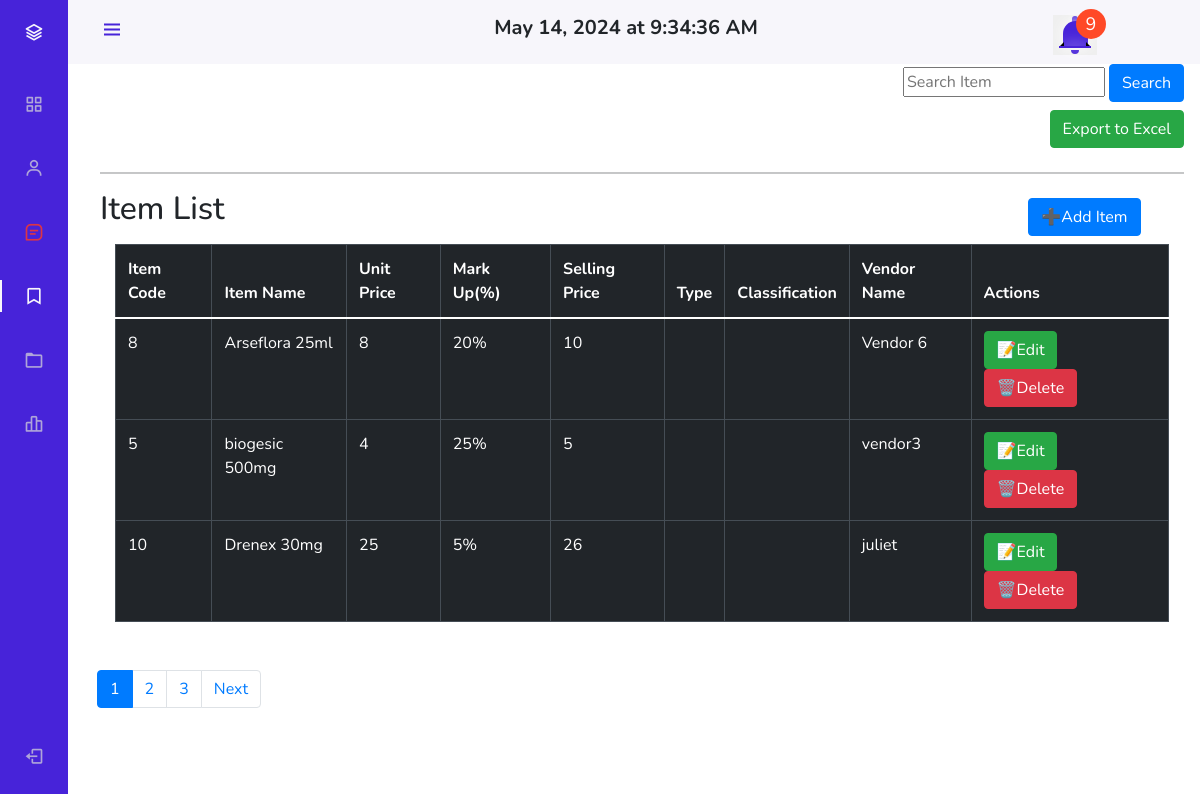
The app's page /pages/admin/admin_view_items.php with its own data.
### tables this page shows
CREATE TABLE `items` (
  `code` int(11) NOT NULL,
  `item_name` varchar(50) NOT NULL,
  `what_for` varchar(256) NOT NULL,
  `unit_price` double NOT NULL,
  `mark_up` int(2) NOT NULL,
  `price` double NOT NULL,
  `type` varchar(256) NOT NULL,
  `classification` varchar(256) NOT NULL,
  `vendor_name` varchar(250) NOT NULL
);

### pages/admin/admin_view_items.php (the view, shortened to what this page needs)
<!DOCTYPE html>
<html lang="en">
<head>
    <?php include "ham.php"; ?>
    <div class="d-flex flex-row-reverse">
        <form method='GET' action='../../actions/admin/admin_search_item.php'>
            <input type='text' name='search' placeholder="Search Item">
            <input type='submit' class="btn btn-primary" name='item_search' value='Search'>
        </form>
    </div>
    <div class="d-flex flex-row-reverse mt-2">
        <button id='exportExcelBtn' class='btn btn-success mb-2'>Export to Excel</button>
    </div>
    <hr>
    <?php
    include '../../database/config.php';
    $limit = 3;
    $page = isset($_GET['page']) ? $_GET['page'] : 1;
    $offset = ($page - 1) * $limit;
    $total_items = mysqli_num_rows(mysqli_query($conn, "SELECT * FROM items"));
    $total_pages = ceil($total_items / $limit);
    $data = "SELECT * FROM items ORDER BY item_name ASC LIMIT $offset, $limit";
    $result = mysqli_query($conn, $data);
    echo "<div class='row justify-content-between'>
        <div class='col-2'> <h2>Item List</h2></div>
        <div class='col-2'><a href='admin_add_item.php' class='btn btn-primary my-2'>➕Add Item</a></div>
    </div>
    <section class='intro'>
        <div class='gradient-custom-2 h-100'>
            <div class='mask d-flex align-items-center h-100'>
                <div class='container'>
                    <div class='row justify-content-center'>
                        <div class='col-12'>
                            <div class='table-responsive'>
                                <table class='table table-dark table-bordered mb-0'>
                                    <thead>
                                        <tr>
                                            <th scope='col'>Item Code</th>
                                            <th scope='col'>Item Name</th>
                                            <th scope='col'>Unit Price</th>
                                            <th scope='col'>Mark Up(%)</th>
                                            <th scope='col'>Selling Price</th>
                                            <th scope='col'>Type</th>
                                            <th scope ='col'>Classification</th>
                                            <th scope='col'>Vendor Name</th>
                                            <th scope='col'>Actions</th>
                                        </tr>
                                    </thead>
                                    <tbody>";
    if (mysqli_num_rows($result) > 0) {
        while ($row = mysqli_fetch_assoc($result)) {
            $code = $row['code'];
            $item_name = $row['item_name'];
            $unit_price = $row['unit_price'];
            $mark_up = $row['mark_up'];
            $price = $row['price'];
            $type = $row['type'];
            $classification = $row['classification'];
            $vendor_name = $row['vendor_name'];
            echo "<tr>";
            echo "<td class='code'>" . $code . "</td>";
            echo "<td>" . $item_name . "</td>";
            echo "<td>" . $unit_price . "</td>";
            echo "<td>" . $mark_up . "%" . "</td>";
            echo "<td>" . $price . "</td>";
            echo "<td>" . $type . "</td>";
            echo "<td>" . $classification . "</td>";
            echo "<td>" . $vendor_name . "</td>";
            echo "<td>" . "<a href='#' class='btn btn-success edit_item'>📝Edit</a>
            &nbsp&nbsp
            <a href='#' class='btn btn-danger delete_item'>🗑️Delete</a>" . "</td>";
            echo "</tr>";
        }
        echo "</tbody>
                                </table>
                            </div>
                        </div>
                    </div>
                </div>
            </div>
        </div>
    </section>
    <br/>
        ";
    } else {
        echo "Database is Empty";
    }
    echo "<div class='row justify-content-center mt-4'>";
    echo "<nav aria-label='Page navigation example'>";
    echo "<ul class='pagination'>";
    for ($i = 1; $i <= $total_pages; $i++) {
        echo "<li class='page-item " . ($page == $i ? 'active' : '') . "'><a class='page-link' href='?page=$i'>$i</a></li>";
    }
    if ($page < $total_pages) {
        echo "<li class='page-item'><a class='page-link' href='?page=" . ($page + 1) . "'>Next</a></li>";
    }
    echo "</ul>";
    echo "</nav>";
    echo "</div>";
    ?>
    </body>
</html>

### css/admin_ham.css (style rules this page uses)
:root { --header-height: 3rem; --nav-width: 68px; --first-color: #4723D9; --first-color-light: #AFA5D9; --white-color: #F7F6FB; --body-font: 'Nunito', sans-serif; --normal-font-size: 1rem; --z-fixed: 100 }
*,::before,::after { box-sizing: border-box }
body { position: relative;margin: var(--header-height) 0 0 0;padding: 0 1rem;font-family: var(--body-font);font-size: var(--normal-font-size);transition: .5s }
a { text-decoration: none }
.active { color: var(--white-color) }
.active::before { content: '';position: absolute;left: 0;width: 2px;height: 32px;background-color: var(--white-color) }
@media screen and (min-width: 768px) { body { margin: calc(var(--header-height) + 1rem) 0 0 0;padding-left: calc(var(--nav-width) + 2rem) } }

### records on screen
items: code "8", item_name "Arseflora 25ml", unit_price "8", mark_up "20", price "10", vendor_name "Vendor 6"
items: code "5", item_name "biogesic 500mg", unit_price "4", mark_up "25", price "5", vendor_name "vendor3"
items: code "10", item_name "Drenex 30mg", unit_price "25", mark_up "5", price "26", vendor_name "juliet"

### other values on screen
$notifCount "9"
